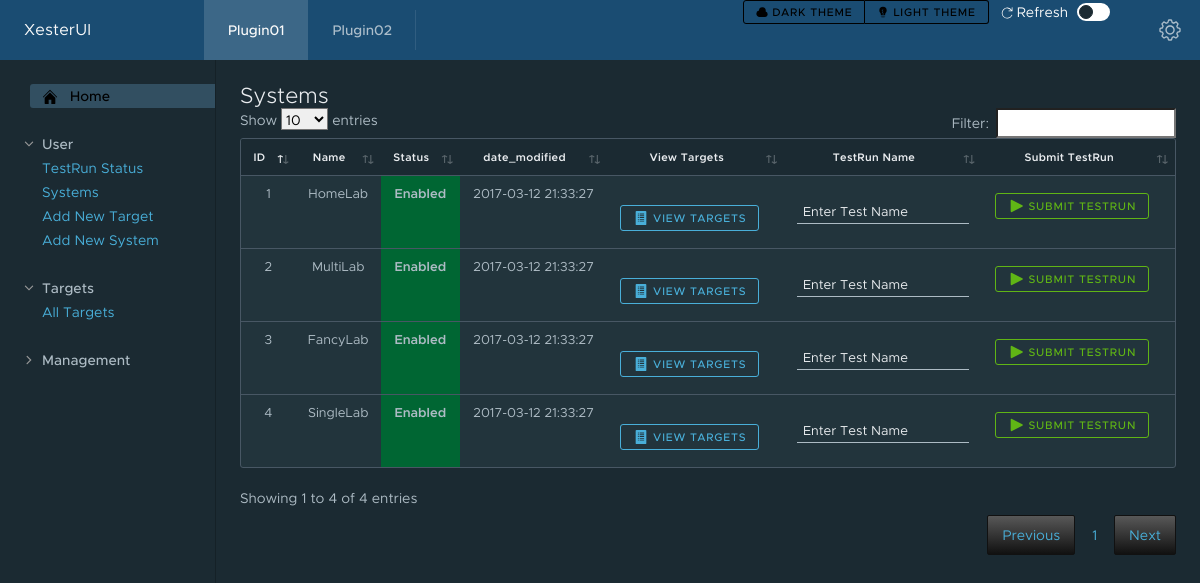
Page /UI/systems.php on the committed database.
### tables this page shows
CREATE TABLE SYSTEMS (
  ID int(11) NOT NULL AUTO_INCREMENT,
  SYSTEM_Name varchar(255) NOT NULL,
  STATUS_ID int(11) NOT NULL,
  PRIMARY KEY (ID),  
  FOREIGN KEY(STATUS_ID) REFERENCES STATUS(ID),
  date_modified TIMESTAMP NOT NULL DEFAULT CURRENT_TIMESTAMP ON UPDATE CURRENT_TIMESTAMP
);

CREATE TABLE STATUS (
  ID int(11) NOT NULL AUTO_INCREMENT,
  Status varchar(50) NOT NULL,
  HtmlColor varchar(10) Not NULL,
  HTML_Description varchar(20) Not NULL,
  PRIMARY KEY (ID),
  UNIQUE (Status),
  date_modified TIMESTAMP NOT NULL DEFAULT CURRENT_TIMESTAMP ON UPDATE CURRENT_TIMESTAMP
);

### UI/systems.php (the view, shortened to what this page needs)
<!DOCTYPE html>
<html lang="en">
<?php
	require_once 'components/header.php';
?>
<?php
if (!empty($_GET['TestName'])) {
	$TestName=$_GET['TestName'];
	$System_ID=$_GET['System_ID'];
	include 'components/database.php';
	$sql = "insert into testrun (Name,System_ID,STATUS_ID,RESULT_ID,Hidden) VALUES ('$TestName','$System_ID','5','6',0)";
	$pdo = Database::connect();
	$pdo->query($sql);
	Database::disconnect();
	header("Refresh:0 url=index.php");
} else {
?>
	<div class="content-area">
    <h3>Systems</h3>
				<div class="row">
					<table id="example" class="table compact">
						<thead>
							<tr>
							<th>ID</th>
							<th>Name</th>
							<th>Status</th>
							<th>date_modified</th>
							<th>View Targets</th>
							<th>TestRun Name</th>
							<th>Submit TestRun</th>
							</tr>
						</thead>
						<tbody>
							<?php
							$pdo = Database::connect();
							if (!empty($_GET['System_ID'])) {
								$System_ID=$_GET['System_ID'];
							} else {
								$System_ID = '%%';
							}
								$sql = "select sys.ID, "
										. "sys.SYSTEM_Name, "
										. "sys.Status_ID, "
										. "sys.date_modified, "
										. "s.Status, "
										. "s.HtmlColor "
									. "from SYSTEMS sys "
									. "join STATUS s on sys.Status_ID=s.ID "
									. "where sys.ID like '$System_ID'";
							foreach ($pdo->query($sql) as $row) {
								echo '<tr>';
								echo '<td>'. $row['ID'] . '</td>';
								echo '<td>'. $row['SYSTEM_Name'] . '</td>';
								echo '<td style=background-color:'. $row['HtmlColor'] . '><b>'. $row['Status'] . '</b></td>';
								echo '<td>'. $row['date_modified'] . '</td>';
								echo '<td><form action="targets.php" method="get"><input type="hidden" name="System_ID" value='.$row['ID'].'><input type="hidden" name="SYSTEM_Name" value='.$row['SYSTEM_Name'].'><button class="btn btn-info btn-sm"><clr-icon class="is-solid" shape="list" size="16"></clr-icon> View Targets</button></form></td>';
                                echo '<td><form><input type="text" name="TestName" value="Enter Test Name"></td>';
                                echo '<td><input type="hidden" name="System_ID" value='.$row['ID'].'><button class="btn btn-success-outline btn-sm"><clr-icon class="is-solid" shape="play" size="16"></clr-icon> Submit TestRun</button></form></td>';
								echo '</tr>';
							}
							?>
						</tbody>
					</table>
		</div>
	</div>
    <nav class="sidenav">
	</nav>
</div>
</body>
<?php
	}
?>
</html>

### rows in the picture
systems: ID "1", SYSTEM_Name "HomeLab", STATUS_ID.Status "Enabled", date_modified "2017-03-12 21:33:27"
systems: ID "2", SYSTEM_Name "MultiLab", STATUS_ID.Status "Enabled", date_modified "2017-03-12 21:33:27"
systems: ID "3", SYSTEM_Name "FancyLab", STATUS_ID.Status "Enabled", date_modified "2017-03-12 21:33:27"
systems: ID "4", SYSTEM_Name "SingleLab", STATUS_ID.Status "Enabled", date_modified "2017-03-12 21:33:27"
